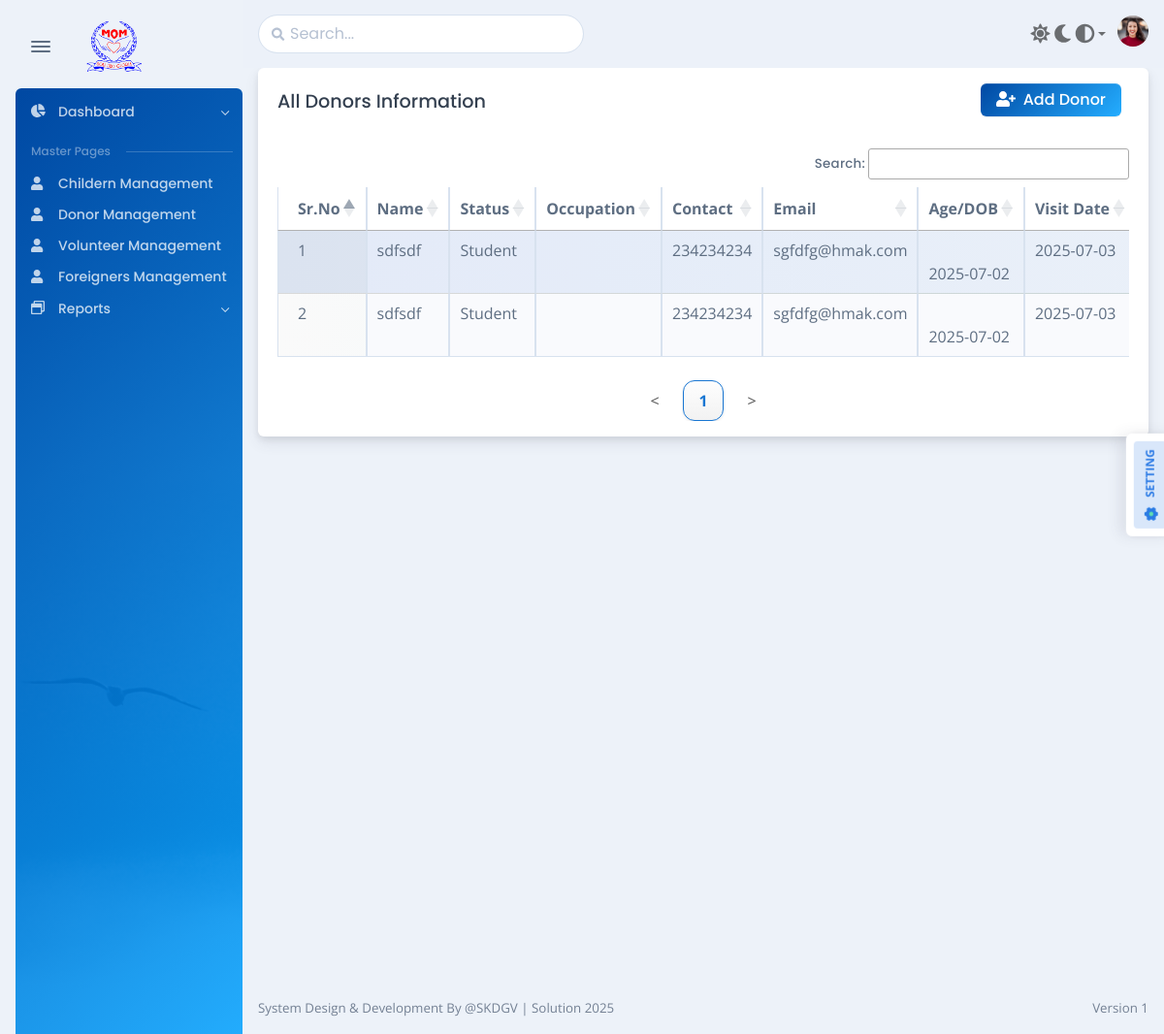
The app's page /show_all_donors.php with its own data.
### tables this page shows
CREATE TABLE `donor_managment` (
  `donor_managment_id` int(11) NOT NULL,
  `donor_name` varchar(255) NOT NULL,
  `donor_status` enum('Student','Working') NOT NULL,
  `occupation` varchar(255) DEFAULT NULL,
  `dob` date DEFAULT NULL,
  `age` int(11) DEFAULT NULL,
  `contact_no` varchar(50) DEFAULT NULL,
  `email` varchar(255) DEFAULT NULL,
  `address` text,
  `visit_date` date DEFAULT NULL,
  `donated_description` text,
  `reason_for_donating` text,
  `memory_name` varchar(255) DEFAULT NULL,
  `memory_dob` date DEFAULT NULL,
  `memory_dod` date DEFAULT NULL,
  `marital_status` enum('Married','Unmarried') DEFAULT NULL,
  `spouse_name` varchar(255) DEFAULT NULL,
  `marriage_date` date DEFAULT NULL,
  `spouse_occupation` varchar(255) DEFAULT NULL,
  `spouse_living_location` varchar(255) DEFAULT NULL,
  `donor_photo_first` varchar(255) DEFAULT NULL,
  `donor_photo_second` varchar(255) DEFAULT NULL,
  `donor_photo_third` varchar(255) DEFAULT NULL,
  `created_at` timestamp NOT NULL DEFAULT CURRENT_TIMESTAMP
);

### show_all_donors.php (the view, shortened to what this page needs)
<?php
require('config.php');
?>
<!DOCTYPE html>
<html data-bs-theme="light" lang="en-US" dir="ltr">
<head>
  <?php
    require('style.php');
  ?>
  <link rel="stylesheet" href="https://cdn.datatables.net/1.13.6/css/jquery.dataTables.min.css">
  <link rel="stylesheet" href="https://cdn.datatables.net/buttons/2.4.1/css/buttons.dataTables.min.css">
  <link rel="stylesheet" href="https://cdn.datatables.net/responsive/2.5.0/css/responsive.dataTables.min.css">
</head>
<body>
<?php require('sidebar.php'); ?>
<?php require('header.php'); ?>
<div class="card mb-3">
  <div class="card-header">
    <div class="row flex-between-end">
      <div class="col-auto align-self-center">
        <h5 class="mb-0">All Donors Information</h5>
      </div>
      <div class="col-auto ms-auto d-flex align-items-center">
        <a href="donor_management_form.php">
          <button class="btn btn-gradient-regular me-2 mb-1" type="button">
            <span class="fas fa-user-plus me-1"></span> Add Donor
          </button>
        </a>
      </div>
    </div>
  <div class="table-responsive">
    <table id="donorsTable" class="display nowrap table table-bordered table-striped dt-responsive" style="width:100%">
      <thead>
        <tr>
          <th>Sr.No</th>
          <th>Name</th>
          <th>Status</th>
          <th>Occupation</th>
          <th>Contact</th>
          <th>Email</th>
          <th>Age/DOB</th>
          <th>Visit Date</th>
        </tr>
      </thead>
      <tbody>
        <?php
        $query = "SELECT * FROM donor_managment ORDER BY donor_managment_id DESC";
        $result = mysqli_query($mysqli, $query);
        $i = 1;
        while ($row = mysqli_fetch_assoc($result)) {
          echo "<tr>";
          echo "<td>".$i++."</td>";
          echo "<td>".htmlspecialchars($row['donor_name'])."</td>";
          echo "<td>".htmlspecialchars($row['donor_status'])."</td>";
          echo "<td>".htmlspecialchars($row['occupation'])."</td>";
          echo "<td>".htmlspecialchars($row['contact_no'])."</td>";
          echo "<td>".htmlspecialchars($row['email'])."</td>";
          echo "<td>".htmlspecialchars($row['age'])."<br>".htmlspecialchars($row['dob'])."</td>";
          echo "<td>".htmlspecialchars($row['visit_date'])."</td>";
          echo "</tr>";
        }
        ?>
      </tbody>
    </table>
  </div>
</div>
<?php require('footer.php'); ?>
</body>
</html>

### style.php (style rules this page uses)
.btn-gradient-regular { background: linear-gradient(-45deg, rgba(0, 160, 255, 0.86), #0048a2); color: #fff; border: none; }

### show_all_donors.php (style rules this page uses)
.btn-gradient-regular { background: linear-gradient(-45deg, rgba(0, 160, 255, 0.86), #0048a2) !important; color: #fff !important; border: none !important; margin-right: 5px; border-radius: 6px; }
table.dataTable tbody tr:nth-child(odd) { background: linear-gradient(90deg, #e8f0fe, #f5faff); }
table.dataTable tbody tr:nth-child(even) { background: linear-gradient(90deg, #fff, #e0f7fa); }

### records on screen
donor_managment: donor_name "sdfsdf", donor_status "Student", contact_no "234234234", email "sgfdfg@hmak.com", dob "2025-07-02", visit_date "2025-07-03"
donor_managment: donor_name "sdfsdf", donor_status "Student", contact_no "234234234", email "sgfdfg@hmak.com", dob "2025-07-02", visit_date "2025-07-03"
